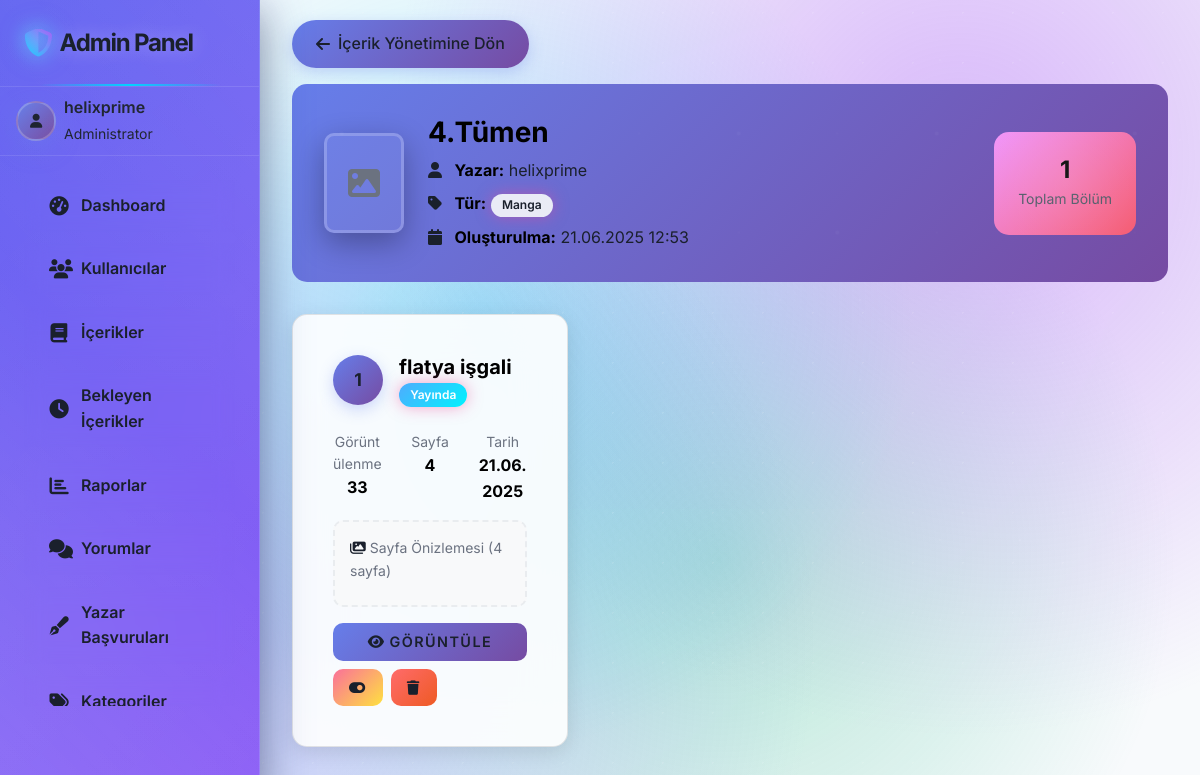
Screenshot of /admin/chapter-details.php?content_id=8 (signed in) with the database file from the repository.
### tables this page shows
CREATE TABLE `users` (
  `id` int(11) NOT NULL AUTO_INCREMENT,
  `username` varchar(50) NOT NULL,
  `email` varchar(100) NOT NULL,
  `password` varchar(255) NOT NULL,
  `avatar` varchar(255) DEFAULT NULL,
  `bio` text DEFAULT NULL,
  `role` enum('user','admin') DEFAULT 'user',
  `created_at` datetime NOT NULL,
  `updated_at` datetime DEFAULT current_timestamp() ON UPDATE current_timestamp(),
  PRIMARY KEY (`id`),
  UNIQUE KEY `username` (`username`),
  UNIQUE KEY `email` (`email`)
);

CREATE TABLE `content` (
  `id` int(11) NOT NULL AUTO_INCREMENT,
  `user_id` int(11) NOT NULL,
  `title` varchar(100) NOT NULL,
  `description` text NOT NULL,
  `type` enum('manga','comic') NOT NULL,
  `tags` varchar(255) DEFAULT NULL,
  `cover_image` varchar(255) NOT NULL,
  `content_file` varchar(255) NOT NULL,
  `content_type` varchar(20) DEFAULT 'pdf',
  `status` enum('pending','published','rejected') DEFAULT 'pending',
  `featured` tinyint(1) DEFAULT 0,
  `views` int(11) DEFAULT 0,
  `chapter_count` int(11) DEFAULT 1,
  `is_series` tinyint(1) DEFAULT 0,
  `created_at` datetime NOT NULL,
  `updated_at` datetime DEFAULT current_timestamp() ON UPDATE current_timestamp(),
  PRIMARY KEY (`id`),
  KEY `user_id` (`user_id`),
  CONSTRAINT `content_ibfk_1` FOREIGN KEY (`user_id`) REFERENCES `users` (`id`) ON DELETE CASCADE
);

CREATE TABLE `chapters` (
  `id` int(11) NOT NULL AUTO_INCREMENT,
  `content_id` int(11) NOT NULL,
  `chapter_number` int(11) NOT NULL,
  `title` varchar(255) NOT NULL,
  `description` text DEFAULT NULL,
  `chapter_files` text NOT NULL,
  `file_type` enum('images','pdf') DEFAULT 'images',
  `views` int(11) DEFAULT 0,
  `status` enum('draft','published') DEFAULT 'draft',
  `created_at` datetime NOT NULL,
  `updated_at` datetime DEFAULT current_timestamp() ON UPDATE current_timestamp(),
  PRIMARY KEY (`id`),
  UNIQUE KEY `unique_chapter` (`content_id`,`chapter_number`),
  CONSTRAINT `chapters_ibfk_1` FOREIGN KEY (`content_id`) REFERENCES `content` (`id`) ON DELETE CASCADE
);

### includes/functions.php (called while the page is built, shortened)
<?php
function isLoggedIn() {
    return isset($_SESSION['user_id']);
}
function getUserById($id) {
    global $conn;
    $id = (int)$id;
    $stmt = mysqli_prepare($conn, "SELECT * FROM users WHERE id = ?");
    mysqli_stmt_bind_param($stmt, "i", $id);
    mysqli_stmt_execute($stmt);
    $result = mysqli_stmt_get_result($stmt);
    if (mysqli_num_rows($result) > 0) {
        $user = mysqli_fetch_assoc($result);
        return $user;
    }
    return false;
}
function getCurrentUser() {
    if (isLoggedIn()) {
        return getUserById($_SESSION['user_id']);
    }
    return false;
}
?>

### admin/chapter-details.php (the view, shortened to what this page needs)
<?php
require_once '../includes/config.php';
require_once '../includes/functions.php';
$admin_user = getCurrentUser();
$content_id = (int)($_GET['content_id'] ?? 0);
$content_query = "SELECT c.*, u.username FROM content c JOIN users u ON c.user_id = u.id WHERE c.id = ?";
$content_stmt = mysqli_prepare($conn, $content_query);
mysqli_stmt_bind_param($content_stmt, "i", $content_id);
mysqli_stmt_execute($content_stmt);
$content_result = mysqli_stmt_get_result($content_stmt);
$content = mysqli_fetch_assoc($content_result);
$chapters_query = "SELECT * FROM chapters WHERE content_id = ? ORDER BY chapter_number ASC";
$chapters_stmt = mysqli_prepare($conn, $chapters_query);
mysqli_stmt_bind_param($chapters_stmt, "i", $content_id);
mysqli_stmt_execute($chapters_stmt);
$chapters_result = mysqli_stmt_get_result($chapters_stmt);
$chapters = [];
while ($chapter = mysqli_fetch_assoc($chapters_result)) {
    $chapters[] = $chapter;
}
require_once 'includes/header.php';
?>
<div class="admin-wrapper">
    <?php require_once 'includes/sidebar.php'; ?>
    <div class="admin-content">
        <div class="container-fluid">
            <div class="mb-3">
                <a href="content.php" class="back-btn">
                    <i class="fas fa-arrow-left"></i>
                    İçerik Yönetimine Dön
                </a>
            </div>
            <div class="content-header">
                <div class="row align-items-center">
                    <div class="col-auto">
                        <?php
                        $cover_path = '../uploads/covers/' . $content['cover_image'];
                        if (file_exists($cover_path)): ?>
                            <img src="<?php echo htmlspecialchars($cover_path); ?>"
                                 class="content-cover" alt="<?php echo htmlspecialchars($content['title']); ?>">
                        <?php else: ?>
                            <div class="content-cover bg-light d-flex align-items-center justify-content-center">
                                <i class="fas fa-image text-muted fa-2x"></i>
                            </div>
                        <?php endif; ?>
                    </div>
                    <div class="col content-info">
                        <h1 class="h3 mb-2"><?php echo htmlspecialchars($content['title']); ?></h1>
                        <p class="mb-2">
                            <i class="fas fa-user me-2"></i>
                            <strong>Yazar:</strong> <?php echo htmlspecialchars($content['username']); ?>
                        </p>
                        <p class="mb-2">
                            <i class="fas fa-tag me-2"></i>
                            <strong>Tür:</strong>
                            <span class="badge bg-light text-dark"><?php echo $content['type'] === 'manga' ? 'Manga' : 'Comic'; ?></span>
                        </p>
                        <p class="mb-0">
                            <i class="fas fa-calendar me-2"></i>
                            <strong>Oluşturulma:</strong> <?php echo date('d.m.Y H:i', strtotime($content['created_at'])); ?>
                        </p>
                    </div>
                    <div class="col-auto">
                        <div class="stats-card">
                            <div class="h4 mb-1"><?php echo count($chapters); ?></div>
                            <div class="small">Toplam Bölüm</div>
                        </div>
                    </div>
                </div>
            </div>
            <?php if (empty($chapters)): ?>
                <div class="no-chapters">
                    <i class="fas fa-book-open"></i>
                    <h4>Henüz Bölüm Yok</h4>
                    <p>Bu seri için henüz hiç bölüm eklenmemiş.</p>
                </div>
            <?php else: ?>
                <div class="row">
                    <?php foreach ($chapters as $chapter): ?>
                        <div class="col-lg-6 col-xl-4 mb-4">
                            <div class="chapter-card card h-100">
                                <div class="card-body">
                                    <div class="d-flex align-items-start mb-3">
                                        <div class="chapter-number me-3">
                                            <?php echo $chapter['chapter_number']; ?>
                                        </div>
                                        <div class="flex-grow-1">
                                            <h5 class="card-title mb-1"><?php echo htmlspecialchars($chapter['title']); ?></h5>
                                            <div class="d-flex gap-2 mb-2">
                                                <span class="badge <?php echo $chapter['status'] === 'published' ? 'bg-success' : 'bg-warning'; ?>">
                                                    <?php echo $chapter['status'] === 'published' ? 'Yayında' : 'Taslak'; ?>
                                                </span>
                                            </div>
                                        </div>
                                    </div>
                                    <div class="row text-center mb-3">
                                        <div class="col-4">
                                            <small class="text-muted d-block">Görüntülenme</small>
                                            <strong><?php echo number_format($chapter['views']); ?></strong>
                                        </div>
                                        <div class="col-4">
                                            <small class="text-muted d-block">Sayfa</small>
                                            <strong><?php echo count(json_decode($chapter['chapter_files'], true) ?: []); ?></strong>
                                        </div>
                                        <div class="col-4">
                                            <small class="text-muted d-block">Tarih</small>
                                            <strong><?php echo date('d.m.Y', strtotime($chapter['created_at'])); ?></strong>
                                        </div>
                                    </div>
                                    <?php
                                    $chapter_files = json_decode($chapter['chapter_files'], true);
                                    if (is_array($chapter_files) && !empty($chapter_files)):
                                    ?>
                                        <div class="chapter-preview mb-3">
                                            <small class="text-muted d-block mb-2">
                                                <i class="fas fa-images me-1"></i>Sayfa Önizlemesi (<?php echo count($chapter_files); ?> sayfa)
                                            </small>
                                        </div>
                                    <?php endif; ?>
                                    <div class="d-flex gap-2 flex-wrap">
                                        <a href="../view.php?id=<?php echo $content_id; ?>&chapter=<?php echo $chapter['chapter_number']; ?>"
                                           target="_blank" class="btn btn-primary-modern btn-modern btn-sm flex-grow-1">
                                            <i class="fas fa-eye me-1"></i>Görüntüle
                                        </a>
                                        <form method="POST" class="d-inline">
                                            <button type="submit" class="btn btn-warning-modern btn-modern btn-sm"
                                                    onclick="return confirm('Bölüm durumunu değiştirmek istediğinizden emin misiniz?')"
                                                    title="Durum Değiştir">
                                                <i class="fas fa-toggle-on"></i>
                                            </button>
                                        </form>
                                        <form method="POST" class="d-inline">
                                            <button type="submit" class="btn btn-danger-modern btn-modern btn-sm"
                                                    onclick="return confirm('Bölüm <?php echo $chapter['chapter_number']; ?>\'i silmek istediğinizden emin misiniz? Bu işlem geri alınamaz!')"
                                                    title="Sil">
                                                <i class="fas fa-trash"></i>
                                            </button>
                                        </form>
                                    </div>
                                </div>
                            </div>
                        </div>
                    <?php endforeach; ?>
                </div>
            <?php endif; ?>
        </div>
    </div>
</div>
<?php require_once 'includes/footer.php'; ?>

### admin/includes/sidebar.php (shortened to what this page needs)
<div class="admin-sidebar" id="adminSidebar">
    <div class="sidebar-header">
        <a href="index.php" class="sidebar-brand">
            <i class="fas fa-shield-alt me-2"></i>
            <span class="brand-text">Admin Panel</span>
        </a>
    </div>
    <div class="px-3 py-2 border-bottom border-white border-opacity-10">
        <div class="d-flex align-items-center">
            <div class="avatar-sm bg-white bg-opacity-20 rounded-circle d-flex align-items-center justify-content-center me-2">
                <i class="fas fa-user"></i>
            </div>
            <div class="user-info">
                <div class="fw-semibold"><?php echo htmlspecialchars($admin_user['username']); ?></div>
                <small class="text-white text-opacity-75">Administrator</small>
            </div>
        </div>
    </div>
    <nav class="sidebar-nav">
        <ul class="nav flex-column">
            <li class="nav-item">
                <a href="index.php" class="nav-link <?php echo basename($_SERVER['PHP_SELF']) == 'index.php' ? 'active' : ''; ?>">
                    <i class="fas fa-tachometer-alt"></i>
                    <span class="nav-text">Dashboard</span>
                </a>
            </li>
            <li class="nav-item">
                <a href="users.php" class="nav-link <?php echo basename($_SERVER['PHP_SELF']) == 'users.php' ? 'active' : ''; ?>">
                    <i class="fas fa-users"></i>
                    <span class="nav-text">Kullanıcılar</span>
                </a>
            </li>
            <li class="nav-item">
                <a href="content.php" class="nav-link <?php echo basename($_SERVER['PHP_SELF']) == 'content.php' ? 'active' : ''; ?>">
                    <i class="fas fa-book"></i>
                    <span class="nav-text">İçerikler</span>
                </a>
            </li>
            <li class="nav-item">
                <a href="pending.php" class="nav-link <?php echo basename($_SERVER['PHP_SELF']) == 'pending.php' ? 'active' : ''; ?>">
                    <i class="fas fa-clock"></i>
                    <span class="nav-text">Bekleyen İçerikler</span>
                </a>
            </li>
            <li class="nav-item">
                <a href="reports.php" class="nav-link <?php echo basename($_SERVER['PHP_SELF']) == 'reports.php' ? 'active' : ''; ?>">
                    <i class="fas fa-chart-bar"></i>
                    <span class="nav-text">Raporlar</span>
                </a>
            </li>
            <li class="nav-item">
                <a href="comments.php" class="nav-link <?php echo basename($_SERVER['PHP_SELF']) == 'comments.php' ? 'active' : ''; ?>">
                    <i class="fas fa-comments"></i>
                    <span class="nav-text">Yorumlar</span>
                </a>
            </li>
            <li class="nav-item">
                <a href="author-applications.php" class="nav-link <?php echo basename($_SERVER['PHP_SELF']) == 'author-applications.php' ? 'active' : ''; ?>">
                    <i class="fas fa-pen-fancy"></i>
                    <span class="nav-text">Yazar Başvuruları</span>
                </a>
            </li>
            <li class="nav-item">
                <a href="categories.php" class="nav-link <?php echo basename($_SERVER['PHP_SELF']) == 'categories.php' ? 'active' : ''; ?>">
                    <i class="fas fa-tags"></i>
                    <span class="nav-text">Kategoriler</span>
                </a>
            </li>
        </ul>
    </nav>
</div>

### rows the page displays
users: username "helixprime"
content: title "4.Tümen", user.username "helixprime", created_at "21.06.2025 12:53"
chapters: chapter_number "1", title "flatya işgali", status "Yayında", views "33", chapter_files "4", created_at "21.06.2025"

### other values shown
count($chapters) "1"
